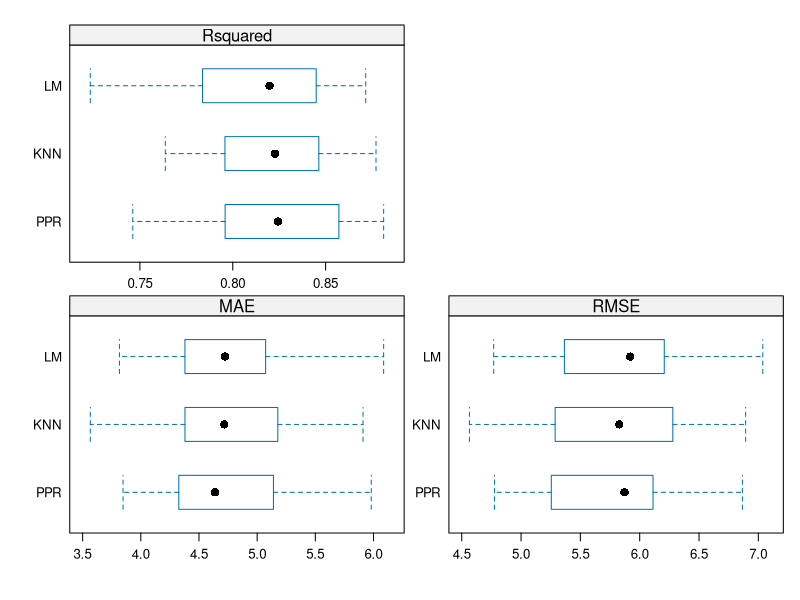
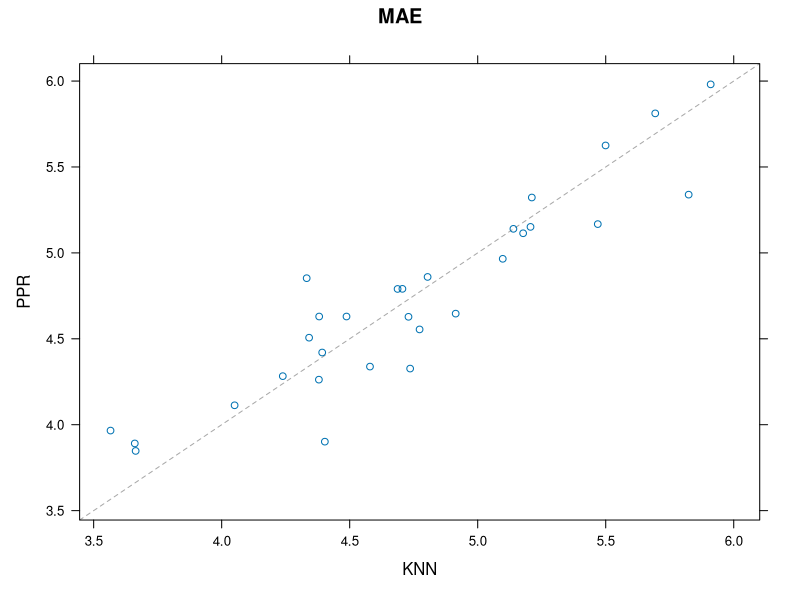

Write R code to recreate these figures, in order.
## ---- chunk 1
data("faithful")
# verificando a estrutura da base
str(faithful)
## ---- chunk 2
library(caret)
# usando o método de validação cruzada tiramos a dependência da amostra
TC = trainControl(method="repeatedcv", number=10,repeats=3)
set.seed(371)
modelo_lm = train(waiting~eruptions, data=faithful, method="lm", trControl=TC)
set.seed(371)
modelo_ppr = train(waiting~eruptions, data=faithful, method="ppr", trControl=TC)
set.seed(371)
modelo_knn = train(waiting~eruptions, data=faithful, method="knn", trControl=TC)
## ---- chunk 3
resultados = resamples(list(LM=modelo_lm, PPR=modelo_ppr, KNN=modelo_knn))
summary(resultados)
## ---- chunk 4
# Ajustando as escalas dos gráficos:
escala <- list(x=list(relation="free"), y=list(relation="free"))
# Plotando os dados:
bwplot(resultados, scales=escala)
## ---- chunk 5
library(lattice)
# Comparando o comportamento de cada fold nos modelos KNN e PPR
xyplot(resultados, models=c("PPR", "KNN"))

## ---- chunk 6
resultados = resamples(list(LM=modelo_lm, PPR=modelo_ppr, KNN=modelo_knn))
summary(resultados)
## ---- chunk 7
#Calcular diferença entre modelos, e realizar
#testes de hipótese para as diferenças.
diferencas = diff(resultados)
summary(diferencas)
